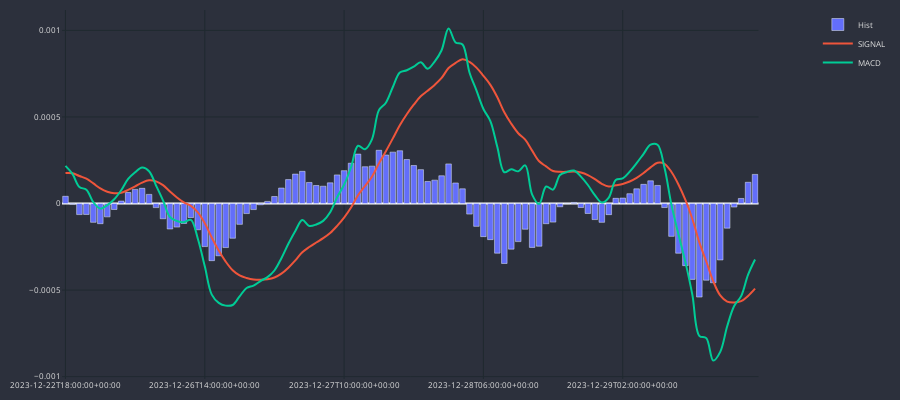

The notebook cell saved with this chart:
### Code cell
cp = CandlePlot(df_macd.iloc[-100:], candles=False)
cp.fig.add_trace(go.Bar(x=cp.df_plot['time'], y=cp.df_plot['HIST'], name='Hist'))
cp.show_plot(line_traces=['SIGNAL', 'MACD'])
